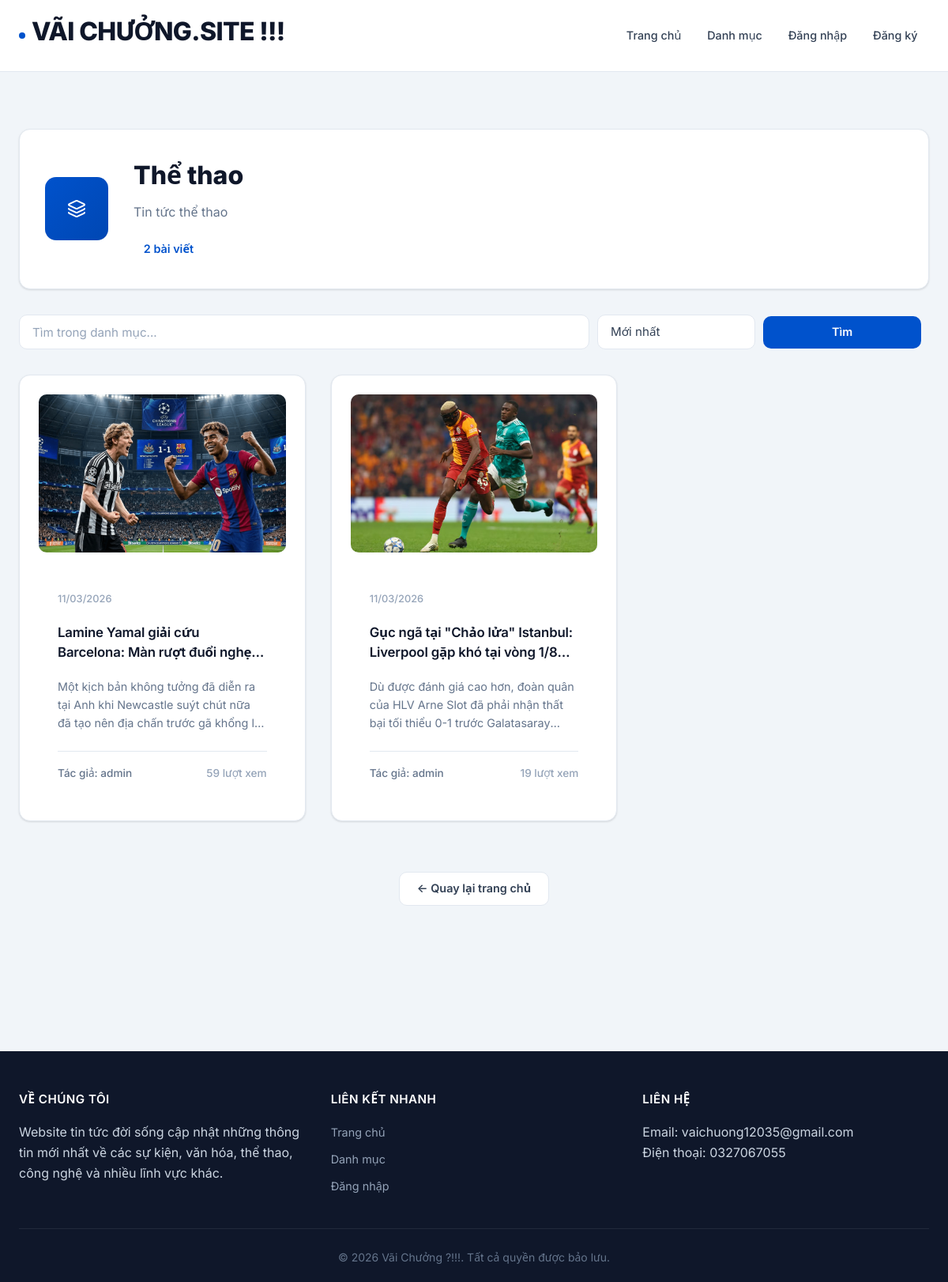
The page /category/4 on the database as committed earlier.
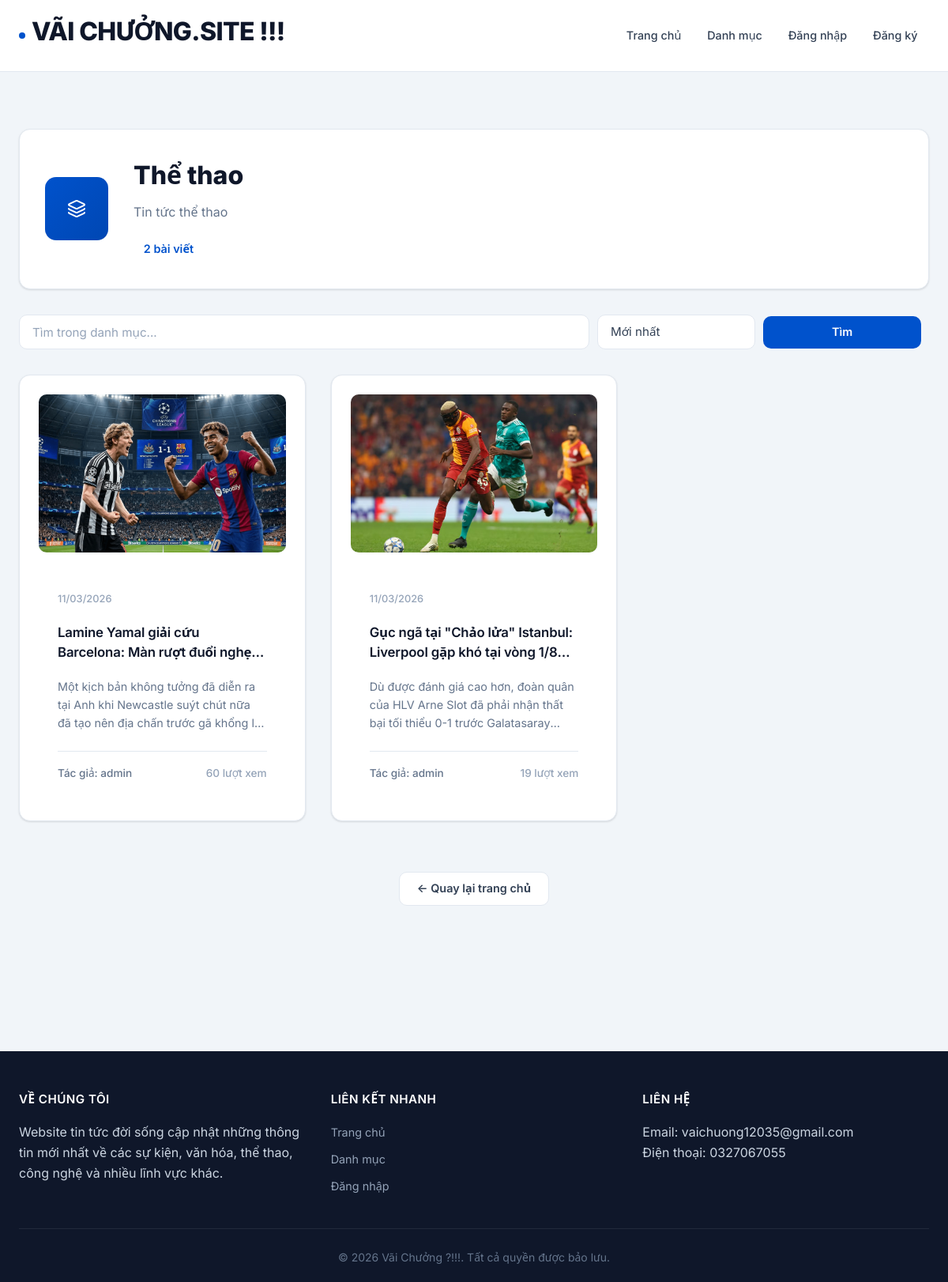
The same page on the database as committed later.
### newsapp/models.py (models this page shows, shortened)
class Category(db.Model):
    __tablename__ = "categories"
    id = db.Column(db.Integer, primary_key=True)
    name = db.Column(db.String(100), unique=True, nullable=False, index=True)
    description = db.Column(db.Text)
    active = db.Column(db.Boolean, nullable=False, default=True, index=True)
    created_at = db.Column(db.DateTime, default=datetime.utcnow, nullable=False)
    articles = db.relationship("Article", back_populates="category", lazy=True)

class Article(db.Model):
    __tablename__ = "articles"
    id = db.Column(db.Integer, primary_key=True)
    title = db.Column(db.String(200), nullable=False, index=True)
    content = db.Column(db.Text, nullable=False)
    excerpt = db.Column(db.String(500))
    image_ref = db.Column(db.String(500))
    status = db.Column(db.String(20), nullable=False, default=ArticleStatus.DRAFT, index=True)
    review_note = db.Column(db.String(500))
    created_at = db.Column(db.DateTime, default=datetime.utcnow, nullable=False, index=True)
    updated_at = db.Column(db.DateTime, default=datetime.utcnow, onupdate=datetime.utcnow, nullable=False)
    published_at = db.Column(db.DateTime)
    views = db.Column(db.Integer, default=0, nullable=False)
    audio_ref = db.Column(db.String(500))  # static-relative path to generated audio
    audio_duration = db.Column(db.Integer)  # seconds, optional
    summary_text = db.Column(db.Text)
    user_id = db.Column(db.Integer, db.ForeignKey("users.id"), nullable=False, index=True)
    category_id = db.Column(db.Integer, db.ForeignKey("categories.id"), nullable=False, index=True)
    author = db.relationship("User", back_populates="articles")
    category = db.relationship("Category", back_populates="articles")
    comments = db.relationship(
        "Comment", back_populates="article", lazy=True, order_by="Comment.created_at.desc()"
    )
    favorites = db.relationship("Favorite", back_populates="article", lazy=True)

class User(db.Model):
    __tablename__ = "users"
    id = db.Column(db.Integer, primary_key=True)
    username = db.Column(db.String(80), unique=True, nullable=False, index=True)
    email = db.Column(db.String(120), unique=True, nullable=False, index=True)
    password_hash = db.Column(db.String(255), nullable=False)
    role = db.Column(db.String(20), nullable=False, default=UserRole.USER, index=True)
    active = db.Column(db.Boolean, nullable=False, default=True, index=True)
    created_at = db.Column(db.DateTime, default=datetime.utcnow, nullable=False)
    articles = db.relationship("Article", back_populates="author", lazy=True)
    comments = db.relationship("Comment", back_populates="author", lazy=True)
    favorites = db.relationship("Favorite", back_populates="user", lazy=True)

### newsapp/controllers/main_controller.py (the view)
@bp.route("/category/<int:category_id>")
def category_articles(category_id: int):
    category = Category.query.get_or_404(category_id)
    q = (request.args.get("q") or "").strip()
    sort = request.args.get("sort") or "newest"
    query = Article.query.filter(
        Article.category_id == category_id, Article.status == ArticleStatus.PUBLISHED
    )
    if q:
        like = f"%{q}%"
        query = query.filter(or_(Article.title.ilike(like), Article.excerpt.ilike(like), Article.content.ilike(like)))
    if sort == "views":
        query = query.order_by(Article.views.desc(), Article.created_at.desc())
    elif sort == "oldest":
        query = query.order_by(Article.created_at.asc())
    else:
        query = query.order_by(Article.created_at.desc())
    articles = query.all()
    return render_template("main/category.html", category=category, articles=articles, q=q, sort=sort)

### newsapp/templates/main/category.html (shortened to what this page needs)
{% extends "base.html" %}
{% block content %}
<div class="category-page">
    <div class="container">
        <div class="category-header">
            <div class="category-icon-large">
            </div>
            <div class="category-info">
                <h1>{{ category.name }}</h1>
                {% if category.description %}
                <p class="category-description">{{ category.description }}</p>
                {% endif %}
                <div class="category-stats">
                    <span class="articles-count">{{ articles|length }} bài viết</span>
                </div>
            </div>
        </div>
        <section class="search-section">
            <form method="GET" action="{{ url_for('main.category_articles', category_id=category.id) }}"
                class="search-form">
                <input type="text" name="q" placeholder="Tìm trong danh mục..." value="{{ q or '' }}">
                <select name="sort">
                    <option value="newest" {% if sort=='newest' %}selected{% endif %}>Mới nhất</option>
                </select>
                <button type="submit" class="btn btn-primary">Tìm</button>
            </form>
        </section>
        <div class="articles-grid">
            {% for article in articles %}
            <article class="article-card">
                {% set img = (article.image_ref|image_src) %}
                {% if img %}
                <div class="article-image">
                    <img src="{{ img }}" alt="{{ article.title }}">
                </div>
                {% endif %}
                <div class="article-content">
                    <div class="article-meta">
                        <span class="date">{{ article.created_at.strftime('%d/%m/%Y') }}</span>
                    </div>
                    <h3 class="article-title">
                        <a href="{{ url_for('main.article_detail', article_id=article.id) }}">{{ article.title }}</a>
                    </h3>
                    {% if article.excerpt %}
                    <p class="article-excerpt">{{ article.excerpt }}</p>
                    {% endif %}
                    <div class="article-footer">
                        <span class="author">Tác giả: {{ article.author.username }}</span>
                        <span class="views">{{ article.views }} lượt xem</span>
                    </div>
                </div>
            </article>
            {% endfor %}
        </div>
        <div class="back-link">
            <a href="{{ url_for('main.index') }}" class="btn btn-secondary">← Quay lại trang chủ</a>
        </div>
    </div>
</div>
{% endblock %}

### newsapp/templates/base.html (shortened to what this page needs)
<!DOCTYPE html>
<html lang="vi">
<head>
    <link rel="stylesheet" href="{{ url_for('static', filename='css/style.css') }}">
</head>
<body>
    <header class="header">
        <div class="container">
            <div class="header-content">
                <div class="logo">
                    <a href="{{ url_for('main.index') }}">
                        <h1>VÃI CHƯỞNG.SITE !!!</h1>
                    </a>
                </div>
                <nav class="nav-menu">
                    <ul>
                        <li><a href="{{ url_for('main.index') }}">Trang chủ</a></li>
                        <li><a href="{{ url_for('main.categories') }}">Danh mục</a></li>
                        {% if session.user_id %}
                        <li><a href="{{ url_for('main.my_favorites') }}">Yêu thích</a></li>
                        <li><a href="{{ url_for('main.profile_dashboard') }}">Profile</a></li>
                        <li><a href="{{ url_for('dashboard.dashboard_home') }}">Dashboard</a></li>
                        {% if session.role in ['editor', 'admin'] %}
                        <li class="dropdown">
                            <a href="#" class="dropdown-toggle">Quản trị ▼</a>
                            <ul class="dropdown-menu">
                                {% if session.role in ['editor', 'admin'] %}
                                <li><a href="{{ url_for('editor.review_queue') }}">Duyệt bài</a></li>
                                <li><a href="{{ url_for('editor.review_comments') }}">Duyệt bình luận</a></li>
                                {% endif %}
                                {% if session.role == 'admin' %}
                                <li><a href="{{ url_for('admin.users_list') }}">Users</a></li>
                                <li><a href="{{ url_for('admin.categories_list') }}">Danh mục</a></li>
                                <li><a href="{{ url_for('admin.backup') }}" method="post">Backup DB</a></li>
                                {% endif %}
                            </ul>
                        </li>
                        {% endif %}
                        {% else %}
                        <li><a href="{{ url_for('auth.login') }}">Đăng nhập</a></li>
                        <li><a href="{{ url_for('auth.register') }}">Đăng ký</a></li>
                        {% endif %}
                    </ul>
                </nav>
            </div>
        </div>
    </header>
    <main class="main-content">
        {% block content %}{% endblock %}
    </main>
    <footer class="footer">
        <div class="container">
            <div class="footer-content">
                <div class="footer-section">
                    <h3>Về chúng tôi</h3>
                    <p>Website tin tức đời sống cập nhật những thông tin mới nhất về các sự kiện, văn hóa, thể thao,
                        công nghệ và nhiều lĩnh vực khác.</p>
                </div>
                <div class="footer-section">
                    <h3>Liên kết nhanh</h3>
                    <ul>
                        <li><a href="{{ url_for('main.index') }}">Trang chủ</a></li>
                        <li><a href="{{ url_for('main.categories') }}">Danh mục</a></li>
                        {% if session.user_id %}
                        <li><a href="{{ url_for('dashboard.dashboard_home') }}">Dashboard</a></li>
                        {% else %}
                        <li><a href="{{ url_for('auth.login') }}">Đăng nhập</a></li>
                        {% endif %}
                    </ul>
                </div>
                <div class="footer-section">
                    <h3>Liên hệ</h3>
                    <p>Email: vaichuong12035@gmail.com</p>
                    <p>Điện thoại: 0327067055</p>
                </div>
            </div>
            <div class="footer-bottom">
                <p>&copy; 2026 Vãi Chưởng ?!!!. Tất cả quyền được bảo lưu.</p>
            </div>
        </div>
    </footer>
</body>
</html>

Rows that differ between the two databases and show on the page:
changed Article "Lamine Yamal giải cứu Barcelona: Màn rượt đuổi…": views "59" → "60"
